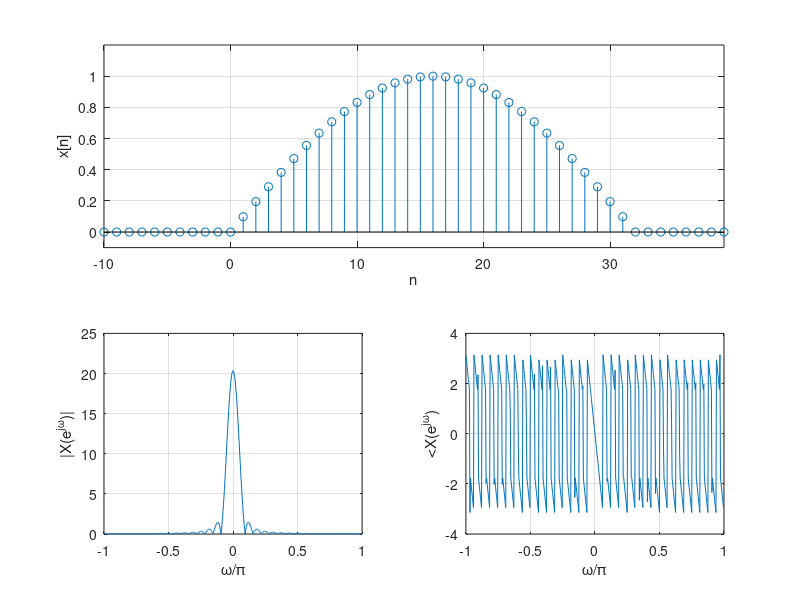
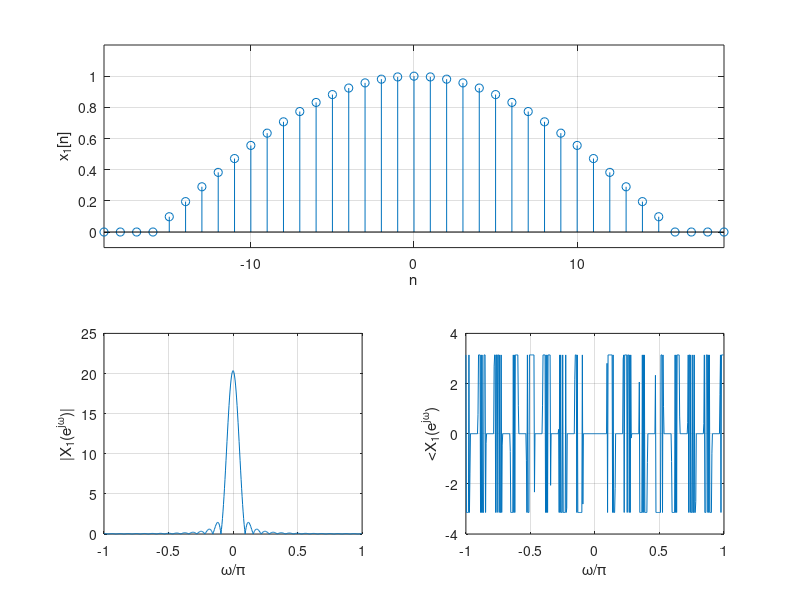

Write the MATLAB code that produced these figures, in order.
%
% Example 10.20
%
% FFT of causal and non-causal signals
% 
clear all; clf
N=512; % order of fft
n=0:N-1;
% causal signal
x=[ones(1,33) zeros(1,N-33)];x=x.*sin(pi*n/32); % zero-padding
X=fft(x); X=fftshift(X); % fft and its shifting to [-1 1] frequency scale
w=2*[0:N-1]./N-1; % normalized frequencies
n1=[-10:39]; % time scale
figure(1)
subplot(211)
stem(n1,[zeros(1,10) x(1:40)]);grid; axis([-10 39 -0.1 1.2]); xlabel('n'); ylabel('x[n]')
subplot(223)
plot(w,abs(X));grid; ylabel('|X(e^{j\omega})|'); xlabel('\omega/\pi')
subplot(224)
plot(w,angle(X));grid; ylabel('<X(e^{j\omega})'); xlabel('\omega/\pi')

% non-causal signal
xnc=[zeros(1,3) x(1:33) zeros(1,3)]; % non-causal signal
x=[x(17:33) zeros(1,N-33) x(1:16)]; % periodic extension and zero-padding
X=fft(x); X=fftshift(X);
n1=[-19:19];
figure(2)
subplot(211)
stem(n1,xnc);grid; axis([-19 19 -0.1 1.2]); xlabel('n'); ylabel('x_1[n]') 
subplot(223)
plot(w,abs(X));grid; ylabel('|X_1(e^{j\omega})|'); xlabel('\omega/\pi')
subplot(224)
plot(w,angle(X));grid; ylabel('<X_1(e^{j\omega})'); xlabel('\omega/\pi')
